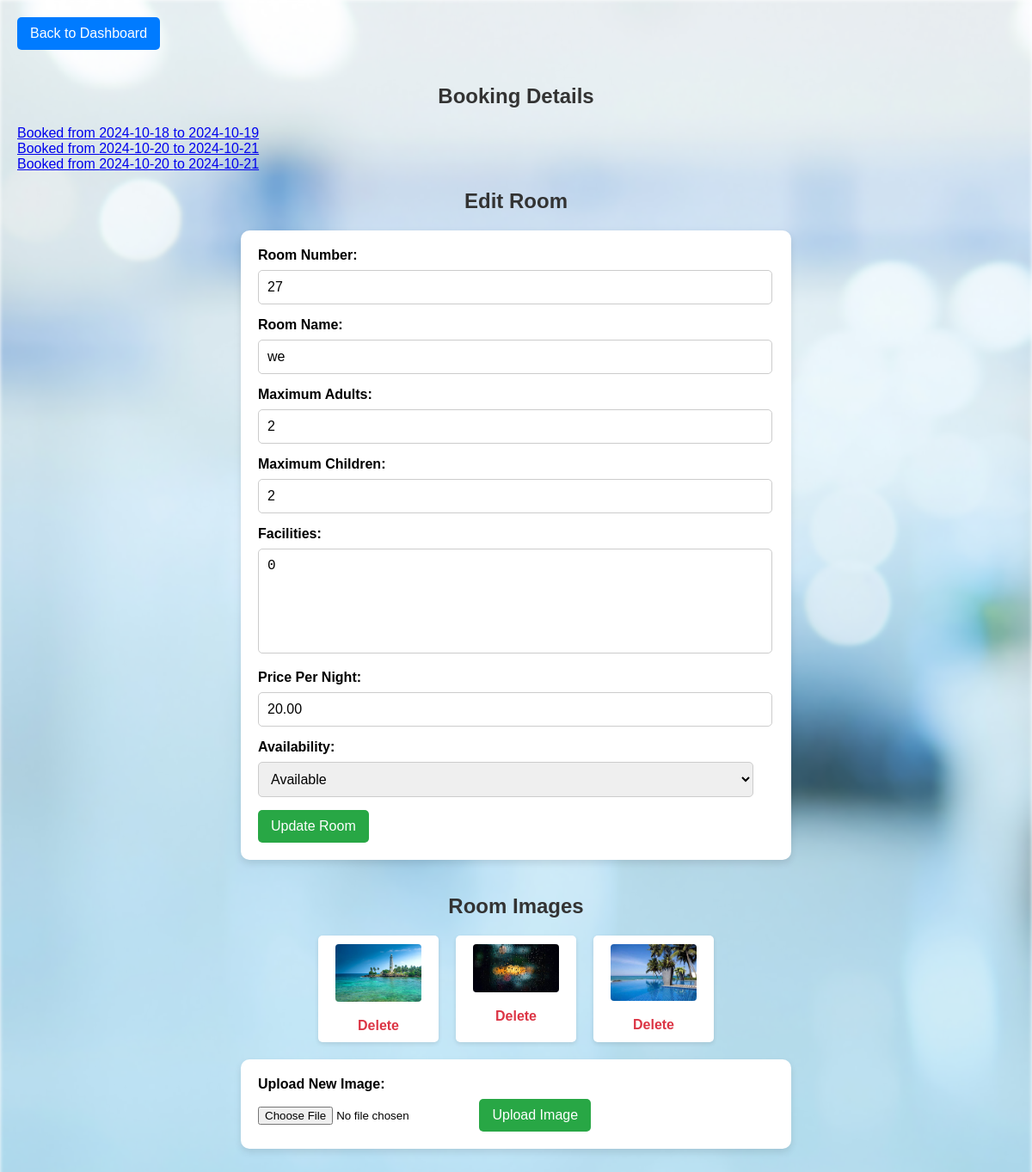
Page /edit_room.php?room_id=15 (signed in) on the committed database.
### tables this page shows
CREATE TABLE `bookings` (
  `booking_id` int(11) NOT NULL,
  `user_id` int(11) NOT NULL,
  `room_id` int(11) NOT NULL,
  `start_date` date NOT NULL,
  `end_date` date NOT NULL,
  `booking_status` enum('confirmed','pending','cancelled') DEFAULT 'pending'
);

CREATE TABLE `rooms` (
  `room_id` int(11) NOT NULL,
  `hotel_id` int(11) DEFAULT NULL,
  `room_name` varchar(255) NOT NULL,
  `room_number` int(255) NOT NULL,
  `price_per_night` decimal(10,2) NOT NULL,
  `max_adults` int(11) NOT NULL,
  `max_children` int(11) NOT NULL,
  `availability` varchar(255) NOT NULL,
  `hotel_name` varchar(255) DEFAULT NULL,
  `facilities` varchar(255) NOT NULL
);

CREATE TABLE `room_images` (
  `image_id` int(11) NOT NULL,
  `room_id` int(11) DEFAULT NULL,
  `image_path` varchar(255) DEFAULT NULL
);

### edit_room.php (the view, shortened to what this page needs)
<?php
include('config.php');
$room_id = isset($_GET['room_id']) ? $_GET['room_id'] : 0;
$stmt = $conn->prepare("SELECT * FROM rooms WHERE room_id = ?");
$stmt->bind_param("i", $room_id);
$stmt->execute();
$room = $stmt->get_result()->fetch_assoc();
$imageStmt = $conn->prepare("SELECT * FROM room_images WHERE room_id = ?");
$imageStmt->bind_param("i", $room_id);
$imageStmt->execute();
$images = $imageStmt->get_result();
?>
<!DOCTYPE html>
<html lang="en">
<head>
    <link rel="stylesheet" href="edit_room.css">
</head>
<body>
    <div class="div1">
        <button onclick="location.href='hotel_dashboard.php'">Back to Dashboard</button>
        <h2>Booking Details</h2>
        <p><?php
            $stmt = $conn->prepare("SELECT booking_id, start_date, end_date FROM bookings WHERE room_id = ?");
            $stmt->bind_param("i", $room['room_id']);
            $stmt->execute();
            $booking_result = $stmt->get_result();
            if ($booking_result->num_rows > 0) {
                while ($booking = $booking_result->fetch_assoc()) {
                    echo "<a href='booking_details.php?booking_id=" . htmlspecialchars($booking['booking_id']) . "'>";
                    echo "Booked from " . htmlspecialchars($booking['start_date']) . " to " . htmlspecialchars($booking['end_date']) . "</a><br>";
                }
            } else {
                echo "No bookings";
            }
        ?></p>
        <h2>Edit Room</h2>
        <form method="POST" action="edit_room.php">
            <label for="room_number">Room Number:</label>
            <input type="text" name="room_number" value="<?php echo htmlspecialchars($room['room_number'] ?? ''); ?>">
            <label for="room_name">Room Name:</label>
            <input type="text" name="room_name" value="<?php echo htmlspecialchars($room['room_name'] ?? ''); ?>">
            <label for="max_adults">Maximum Adults:</label>
            <input type="number" name="max_adults" value="<?php echo htmlspecialchars($room['max_adults'] ?? ''); ?>">
            <label for="max_children">Maximum Children:</label>
            <input type="number" name="max_children" value="<?php echo htmlspecialchars($room['max_children'] ?? ''); ?>">
            <label for="facilities">Facilities:</label>
            <textarea name="facilities"><?php echo htmlspecialchars($room['facilities'] ?? ''); ?></textarea>
            <label for="price_per_night">Price Per Night:</label>
            <input type="text" name="price_per_night" value="<?php echo htmlspecialchars($room['price_per_night'] ?? ''); ?>">
            <label for="availability">Availability:</label>
            <select name="availability">
                <option value="available" <?php if (($room['availability'] ?? '') == 'available') echo 'selected'; ?>>Available</option>
            </select>
            <button type="submit" name="update_room">Update Room</button>
        </form>
    </div>
    <h2>Room Images</h2>
    <div class="image-gallery">
        <?php if ($images && $images->num_rows > 0) {
            while ($image = $images->fetch_assoc()) { ?>
                <div class="image-item">
                    <img src="<?php echo htmlspecialchars($image['image_path']); ?>" alt="Room Image" style="width: 100px; height: auto;">
                    <a href="edit_room.php?room_id=<?php echo htmlspecialchars($room['room_id']); ?>&delete_image_id=<?php echo htmlspecialchars($image['image_id']); ?>" onclick="return confirm('Are you sure you want to delete this image?');">Delete</a>
                </div>
            <?php }
        } else {
            echo "No images found for this room.";
        } ?>
    </div>
    <form method="POST" action="edit_room.php" enctype="multipart/form-data">
        <label for="image">Upload New Image:</label>
        <input type="file" name="image" id="image" accept="image/*">
        <button type="submit" name="upload_image">Upload Image</button>
    </form>
</body>
</html>

### edit_room.css (style rules this page uses)
body { font-family: Arial, sans-serif; margin: 0; padding: 20px; }
h2 { text-align: center; color: #333; margin-bottom: 20px; }
form { background-color: white; padding: 20px; border-radius: 10px; box-shadow: 0 4px 8px rgba(0, 0, 0, 0.1); max-width: 600px; margin: 0 auto 40px auto; }
label { font-weight: bold; margin-bottom: 8px; display: block; }
input[type="text"], input[type="number"], textarea, select { width: 96%; padding: 10px; margin-bottom: 15px; border: 1px solid #ccc; border-radius: 5px; font-size: 16px; }
textarea { height: 100px; resize: none; }
button { background-color: #28a745; color: white; padding: 10px 15px; border: none; border-radius: 5px; cursor: pointer; font-size: 16px; margin-right: 10px; transition: background-color 0.3s ease; }
button[onclick] { background-color: #007bff; margin-bottom: 20px; }
.image-gallery { display: flex; flex-wrap: wrap; justify-content: center; gap: 20px; margin-bottom: 20px; }
.image-item { text-align: center; background-color: white; padding: 10px; border-radius: 5px; box-shadow: 0 2px 5px rgba(0, 0, 0, 0.1); width: 120px; }
.image-item img { max-width: 100%; height: auto; margin-bottom: 10px; border-radius: 4px; }
.image-item a { color: #dc3545; text-decoration: none; font-weight: bold; display: block; margin-top: 5px; transition: color 0.3s ease; }

### rows in the picture
bookings: start_date "2024-10-18", end_date "2024-10-19"
bookings: start_date "2024-10-20", end_date "2024-10-21"
bookings: start_date "2024-10-20", end_date "2024-10-21"
rooms: room_number "27", room_name "we", max_adults "2", max_children "2", facilities "0", price_per_night "20.00", availability "Available"
room_images: image_path (picture)
room_images: image_path (picture)
room_images: image_path (picture)
